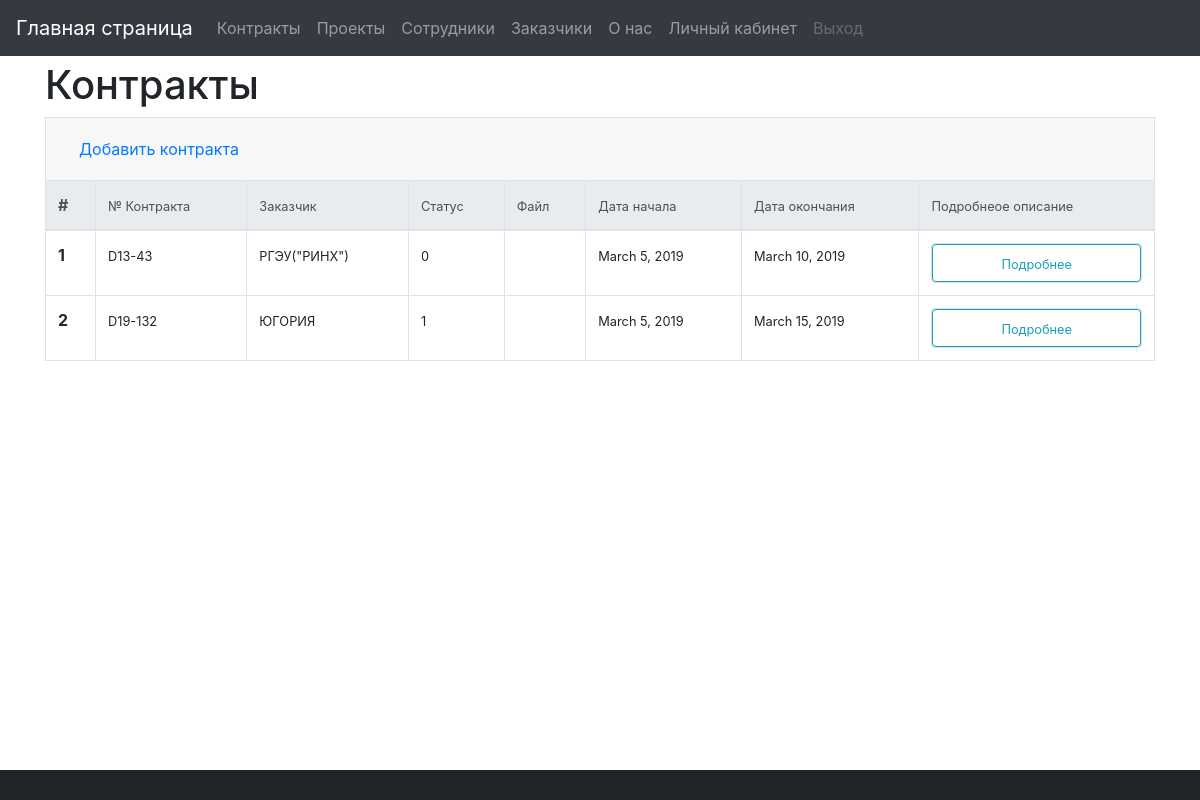
The page /viewContracts on the database its author committed.
### project_management/models.py (models this page shows, shortened)
class Contract(models.Model):
    num_contract = models.CharField(max_length=10, verbose_name='Номер контракта')
    id_customer = models.ForeignKey(Customer, on_delete=models.CASCADE, verbose_name='Заказчик')
    comment = models.TextField(max_length=500, verbose_name='Комментарий', blank=True)
    status = models.IntegerField(choices=[(0, 'Не выполнен'), (1, 'Выполняется'), (2, 'Выполнен')],
                                 verbose_name='Статус')
    link_file = models.CharField(max_length=500, verbose_name='Ссылка на файл', blank=True)
    date_start = models.DateField(verbose_name='Дата начала')
    date_end = models.DateField(verbose_name='Дата окончания')
    class Meta:
        verbose_name = 'Договор'
        verbose_name_plural = 'Договоры'

class Customer(models.Model):
    id_type_customer = models.ForeignKey(Type_customer, on_delete=models.CASCADE, verbose_name='Тип заказчика')
    customer = models.CharField(max_length=200, verbose_name='Заказчик')
    phone = models.IntegerField(verbose_name='Номер телефона')
    mail = models.CharField(max_length=50, verbose_name='Email')
    def __str__(self):
        return '%s' % (self.customer,)
    class Meta:
        verbose_name = 'Заказчик'
        verbose_name_plural = 'Заказчики'

### project_management/views.py (the view)
# urls.py: re_path(r'^viewContracts$', views.viewContracts, name='viewContracts'),
def viewContracts(request):
    contractform = ContractForm(request.POST)
    if request.method == "POST":
        if contractform.is_valid():
            contractform.save()
            contractform = ContractForm()
        else:
            return HttpResponse("Invalid data")
    contracts = Contract.objects.all().order_by('id')
    return render(request, 'Director/viewContracts.html', {"contracts": contracts, "contractform": contractform})

### project_management/templates/Director/viewContracts.html (shortened to what this page needs)
{% extends "Director/wrapperDirector.html" %}
{% block content %}
<div class="container">
    <div class="row">
        <div class="col-sm-12">
            <h1>Контракты</h1>
        </div>
        <div class="col-sm-12">
            <div class="accordion" id="accordionExample">
                <div class="card">
                    <div class="card-header" id="headingTwo">
                        <h5 class="mb-0">
                            <button class="btn btn-link collapsed" type="button" data-toggle="collapse"
                                    data-target="#collapseTwo"
                                    aria-expanded="false" aria-controls="collapseTwo">
                                Добавить контракта
                            </button>
                        </h5>
                    </div>
                </div>
            </div>
            <div class="table-responsive">
                <table class="table table-bordered">
                    <thead class="thead-light">
                    <tr>
                        <th scope="col">#</th>
                        <th scope="col">
                            <small>№ Контракта</small>
                        </th>
                        <th scope="col">
                            <small>Заказчик</small>
                        </th>
                        <th scope="col">
                            <small>Статус</small>
                        </th>
                        <th scope="col">
                            <small>Файл</small>
                        </th>
                        <th scope="col">
                            <small>Дата начала</small>
                        </th>
                        <th scope="col">
                            <small>Дата окончания</small>
                        </th>
                        <th scope="col">
                            <small>Подробнеое описание</small>
                        </th>
                    </tr>
                    </thead>
                    <tbody>
                    {% for contract in contracts %}
                    <tr>
                        <th scope="row">{{contract.id}}</th>
                        <td>
                            <small>{{contract.num_contract}}</small>
                        </td>
                        <td>
                            <small>{{contract.id_customer}}</small>
                        </td>
                        <td>
                            <small>{{contract.status}}</small>
                        </td>
                        <td>
                        </td>
                        <td>
                            <small>{{contract.date_start}}</small>
                        </td>
                        <td>
                            <small>{{contract.date_end}}</small>
                        </td>
                        <td>
                            <div class="card">
                                <button class="btn btn-outline-info collapsed" type="button" data-toggle="collapse"
                                        data-target="#collapseTwo{{contract.id}}" aria-expanded="false"
                                        aria-controls="collapseTwo">
                                    <small>Подробнее</small>
                                </button>
                            </div>
                        </td>
                    </tr>
                    {% endfor %}
                    </tbody>
                </table>
            </div>
        </div>
    </div>
</div>
{% endblock %}

### project_management/static/css/style.css (style rules this page uses)
.container { margin-bottom: 50px; }

### rows shown on the page
Contract: id "1", num_contract "D13-43", id_customer "РГЭУ(\"РИНХ\")", status "0", date_start "March 5, 2019", date_end "March 10, 2019"
Contract: id "2", num_contract "D19-132", id_customer "ЮГОРИЯ", status "1", date_start "March 5, 2019", date_end "March 15, 2019"
